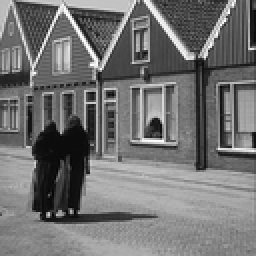
%> input picture Lab2/i235.png, 128 x 128 px, shrunk from 321 x 321 before the run, given in place of tree.png, which was not available (shown 2 times larger)
$ octave MainLab2.m   (GNU Octave 9; MATLAB toolbox functions it lacks are replaced by stand-ins)
%> lines starting %> are read from the running program, lines starting %| are printed output that depends on the picture; pictures that were not available may be replaced by others from this repository, and a replacement may not be noted
### Lab2/gaussianNoise.m
function [gaussian_img] = gaussianNoise (img,stdDeviation)%,nomeImg)
%Gaussian noise with standard deviation
    gaussian_img = double(img)+stdDeviation*randn(size(img));
end

### Lab2/saltPepperDistribution.m
function [sp_img] = saltPepperDistribution (img)
%Function that create some salt and pepper noise in the image

    [rr,cc]=size(img);
    maxv=max(max(img));
    indices=full(sprand(rr,cc,0.2)); %0.2 is the noise density

    mask1=indices>0 & indices<0.5;
    mask2=indices>=0.5;%matlab masking technique

    sp_img = img.*(~mask1);
    sp_img = img.*(~mask2)+maxv*mask2;

end

### Lab2/movingAvarage.m
function movingAvarage(gaussian_img,sp_img,dim,nomeImg,type)
   %function that reduce the noise with the moving avarage method
    A=mediaMAtrix(dim);

    out_ma1 = conv2(gaussian_img,A,'same'); % convolution between immage with gaussian noise and k matrix
    out_ma2=conv2(sp_img,A,'same');

    mvSubplot (A,dim,out_ma1,out_ma2,nomeImg,type);
end

### Lab2/lpGaussianFilter.m
function lpGaussianFilter (gaussian_img,sp_img,dim,nomeImg)
% function of filtering with low pass gaussian filter

    sigma = (dim/2)/3;
    LP = fspecial('gaussian',dim,sigma);
    % apply gauusian filter to immage1 with gaussian_noise
    out_gf = conv2(gaussian_img, LP, 'same');


    % apply gaussian filter to immage1 with sp_noise
    out_gf2 = conv2(sp_img, LP, 'same');

    lpSubplot(LP,dim,out_gf,out_gf2,nomeImg);

end

### Lab2/imgConvKernel.m
function imgConvKernel (gaussian_img,dim,nomeImg)
%function that performs image convolution operations using kernels B and C
    B = bCreation(dim);

    out1 = conv2(gaussian_img, B, 'same');
    figure;
    subplot(1,2,1);
    createGraph(out1,nomeImg, "no chenge slides 41 of"," ");
    %1 pixel left shift
    C = zeros(dim);
    C (4,dim) = 1;

    out2 = conv2(gaussian_img, C,'same');

    subplot(1,2,2);
    createGraph(out2,nomeImg, "right shift of "," ");
end

### Lab2/sharperedImg.m
function [sharpening_filter] = sharperedImg (dim, img1, img2)
%

    A = mediaMAtrix(dim);
    B = bCreation(dim);

    sharpening_filter = (2 * B) - A;
    figure;
    surf (sharpening_filter), colormap cool, title ("sharpening filter");
    % imagefilename = 'D:\Matlab\ComputerVision\ComputerVIsion\Immagini\suf3';
    %
    % print(imagefilename, '-dpng');

    sharpered_image1 = conv2(img1, sharpening_filter, 'same');

    sharpered_image2 = conv2(img2, sharpening_filter, 'same');

    figure;
    subplot(1,2,1);
    createGraph(sharpered_image1,"tree","sharpered ", " ");

    subplot(1,2,2);
    createGraph(sharpered_image2,"img i235","sharpered ","");


end

### Lab2/smoothedImage.m
function detail_img_1 = smoothedImage (dim,img,nomeImg)
    % filtering with moving average (3x3)

    sigma = (3/2)/3;
    LP = fspecial('gaussian',3,sigma);

    A = mediaMAtrix(dim);
    smooted_image = conv2(img, A, 'same');

    %%Problemi con il meno!! Funziona su live script e qui no
    detail_img = img - smooted_image;

    % filtering with LPF gaussian filter (3x3)
    smooted_image_1 = conv2(img, LP, 'same');
    detail_img_1 = img - smooted_image_1;


    figure;
    subplot(1,2,1);
    createGraph(detail_img,"","", " using moving average filter");

    subplot(1,2,2);
    createGraph(detail_img_1,"","","  using LPF gaussian" );
    sgtitle("Only details of "+nomeImg+" image");
end

### Lab2/sharpenedImg.m
function sharpenedImg (img,detail_img,nomeImg)
%

    sharpened_immage = img + 2*detail_img;

    figure;
    subplot(1,2,1);
    createGraph(img," ","Original image ","");
    subplot(1,2,2);
    createGraph(sharpened_immage," ","sharpened", "");
    sgtitle("Comparison between original and sharpened of "+nomeImg);
end

### Lab2/transforedMagnitude.m
function transforedMagnitude (img,nomeImg)
    img_fft = fft2(img);
    module_img = abs(img_fft);
    phi_img = angle(img_fft);


    figure;
    % subplot(2,2,1);
    createGraph((log(fftshift(module_img))),nomeImg,"fftshift(MOD)", " ");
    xlabel('wx'),ylabel('wy'),axis square;

    % [13 lines of commented-out code are left out]

end

### Lab2/magnitudeTranSharpening.m
function [zero_matrix] = magnitudeTranSharpening(dim,sharpening_filter)
    zero_matrix = zeros(dim, dim);

    % find the center of big matrix
    center_row = ceil(size(zero_matrix, 1) / 2);
    center_column = ceil(size(zero_matrix, 2) / 2);

    % calculate the starting_point, the row and the column
    start_row = center_row - 3;
    start_column = center_column - 3;

    zero_matrix(start_row:(start_row+6), start_column:(start_column+6)) = sharpening_filter;

end

### Lab2/ImageCreation.m
function ImageCreation(img,gaussian_img,sp_img,name)
   %Function that creates the subplot for all the images
    figure;
    subplot(2,3,1);
    createGraph(img,"", "Original "," ");
    subplot(2,3,4);
    createHist(img,"Original","");
    %I display the original images in grayscale
    subplot(2,3,2);
    createGraph(gaussian_img,"","gaussian noise","with 20 dev standard");
    subplot(2,3,5);
    createHist(gaussian_img,"Gaussian noise","");

    subplot(2,3,3);
    createGraph(sp_img,"","Salt & Pepper noise","with 20 distr density");
    subplot(2,3,6);
    createHist(sp_img,"Salt & Pepper","");
    sgtitle("Imge "+name+" with noise comparison");

end

### Lab2/createGraph.m
function createGraph (img,nomeImg,startadd, endadd)
    %function that creates graphs
    %figure;

    imagesc(img), colormap gray, title(startadd+" "+ nomeImg+ " image "+endadd);

    % %Only for saving all images and subplots
    %
    % persistent index;  % Definisci la variabile persistente
    %
    % if isempty(index)  % Inizializza la variabile alla prima chiamata
    %     index = 1;
    % end
    %
    % imagefilename = strcat('D:\Matlab\ComputerVision\ComputerVIsion\Immagini\Subplot\figura', num2str(index));
    %
    % print(imagefilename, '-dpng');
    % index = index + 1;

end

### Lab2/createHist.m
function createHist (img,type,nomeImg)
%function that creates the histogram
    %figure;

    imhist(uint8(img),256), title("histo of "+type+" "+nomeImg+" image");
    xlabel("gray scale");
    ylabel("number of pixels");

    %%Only for saving all hinstograms

    % [10 lines of commented-out code are left out]
end

### Lab2/bCreation.m
function [B] =bCreation (dim)
    B = zeros(dim);
    B(4,4) = 1;
end

### Lab2/lpSubplot.m
function lpSubplot(LP,dim,out_gf,out_gf2,nomeImg)

    figure;
    subplot(2,3,1);
    surf (LP), colormap cool, title ("gaussian filter ");
    % imagefilename = 'D:\Matlab\ComputerVision\ComputerVIsion\Immagini\figurasurf';
    %
    % print(imagefilename, '-dpng');

    subplot(2,3,4);
    createGraph(LP,nomeImg,"GaussianFilter with graph"," ");
    %I display the original images in grayscale
    subplot(2,3,2);
    createGraph(out_gf,nomeImg,"","gaussian-noise ");

    subplot(2,3,5);
    createHist(out_gf,"gausssian noise",nomeImg);

    subplot(2,3,3);
    createGraph(out_gf2,nomeImg,"",("S&Pnoise "));
    subplot(2,3,6);
    createHist(out_gf2,"S&P noise " ,nomeImg);

    sgtitle("Smoothing using LP Gaussian "+dim+"x"+dim+" pixel");
end

### Lab2/mediaMAtrix.m
function [A] = mediaMAtrix (dim)
    A=ones(dim)/(dim*dim);
end

### Lab2/mvSubplot.m
function mvSubplot (A,dim,out_ma1,out_ma2,nomeImg,type)
    figure;
    subplot(2,3,1);
    surf(A), colormap cool, title(dim+" support filter");
    % imagefilename = 'D:\Matlab\ComputerVision\ComputerVIsion\Immagini\suf2';
    %
    % print(imagefilename, '-dpng');
    subplot(2,3,4);
    createHist(A,"Moving Avarage","Filter ");
    %I display the original images in grayscale
    subplot(2,3,2);
    createGraph(out_ma1,"",""," gaussian noise");

    subplot(2,3,5);
    createHist(out_ma1," ","Histogram of gaussian noise ");

    subplot(2,3,3);
    createGraph(out_ma2," ",""," salt&pepper noise");
    subplot(2,3,6);
    createHist(out_ma2," ","Histogram of S&P noise");

    sgtitle("Smoothing with Moving Avarege of "+nomeImg+ " with "+type);
end

### Lab2/MainLab2.m
%% Main
treeimg = imread ("tree.png");
%> treeimg is the input picture: size 128x128 uint8; min 0, max 255, mean 114.8
imgi235 = imread ("i235.png");
treeimg =  double(treeimg);
%> treeimg: size 128x128 double
imgi235 = double(imgi235);

%% Question 1
%Gaussian Images density 20
[gaussian_tree] = gaussianNoise(treeimg,20);
[gaussian_i235] = gaussianNoise(imgi235,20);
%> call 2 of gaussianNoise, with stdDeviation = 20
%> in gaussianNoise (call 2), `gaussian_img = double(img)+stdDeviation*randn(size(img));`:
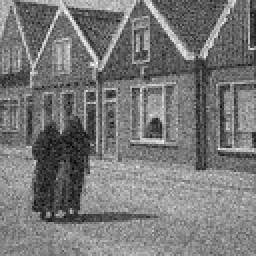
%> gaussian_img: size 128x128 double (shown 2 times larger); min -51.01, max 299.4, mean 114.8; drawn with min black and max white

%Salt & Pepper distribution density 20
[sp_tree] = saltPepperDistribution(treeimg);
%> in saltPepperDistribution, `maxv=max(max(img));`: maxv = 255
[sp_i235] = saltPepperDistribution(imgi235);

%Generating graphs
ImageCreation(treeimg,gaussian_tree,sp_tree,"tree");
ImageCreation(imgi235,gaussian_i235,sp_i235,"i2235");


%% Question 2
%Remove noise from immage using a moving average (3x3)
%3x3
movingAvarage(gaussian_tree,sp_tree,3,"tree","3x3");
movingAvarage(gaussian_i235,sp_i235,3,"i235","3x3");
%7x7
movingAvarage(gaussian_tree,sp_tree,7,"tree","7x7");
movingAvarage(gaussian_i235,sp_i235,7,"i235","7x7");

%Filtering with low pass gaussian filter
%dim 3x3


lpGaussianFilter (gaussian_tree,sp_tree,3,"tree");
lpGaussianFilter (gaussian_i235,sp_i235,3,"i235");

%dim 7x7
lpGaussianFilter (gaussian_tree,sp_tree,7,"tree");
lpGaussianFilter (gaussian_i235,sp_i235,7,"i235");


%% Question 3
%primo filtro slides 41
imgConvKernel(gaussian_tree,7,"tree");

%sharpening filter, slides 44
[sharpening_filter] = sharperedImg(7, treeimg, imgi235);
%> in sharperedImg, `title ("sharpening filter")`:
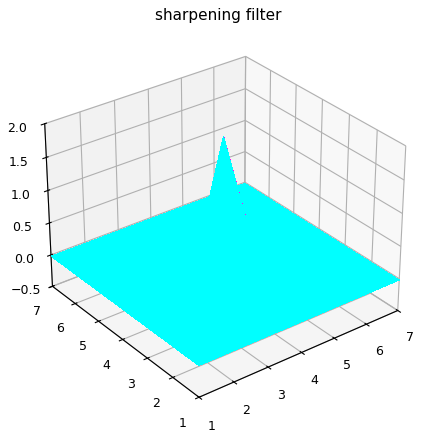
%> figure redrawn from the program's plot data
%> in sharperedImg, `sharpered_image1 = conv2(img1, sharpening_filter, 'same');`:
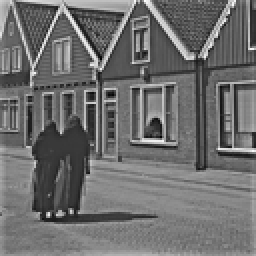
%> sharpered_image1: size 128x128 double (shown 2 times larger); min -103.4, max 406.6, mean 118.2; drawn with min black and max white
%> sharpening_filter = [-0.0204 -0.0204 -0.0204 -0.0204 -0.0204 -0.0204 -0.0204; -0.0204 -0.0204 -0.0204 -0.0204 -0.0204 -0.0204 -0.0204; -0.0204 -0.0204 -0.0204 -0.0204 -0.0204 -0.0204 -0.0204; -0.0204 -0.0204 -0.0204 1.98 -0.0204 -0.0204 -0.0204; -0.0204 -0.0204 -0.0204 -0.0204 -0.0204 -0.0204 -0.0204; -0.0204 -0.0204 -0.0204 -0.0204 -0.0204 -0.0204 -0.0204; -0.0204 -0.0204 -0.0204 -0.0204 -0.0204 -0.0204 -0.0204]

%slides 44, find only detail image1
[detailTree] = smoothedImage (7,treeimg,"tree");
%> in smoothedImage, `detail_img_1 = img - smooted_image_1;`:
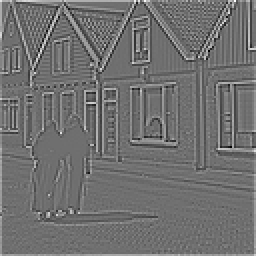
%> detail_img_1: size 128x128 double (shown 2 times larger); min -36.63, max 47.14, mean 0.4; drawn with min black and max white

%slides 44, find only detail image2
[detail235] = smoothedImage (7,imgi235,"img i235");

%slide 44, plot sharpened img1
sharpenedImg (treeimg,detailTree,"tree");
%sharpened image 2
sharpenedImg (imgi235,detail235, "imgi235");

%% Question 4

transforedMagnitude(treeimg,"tree");
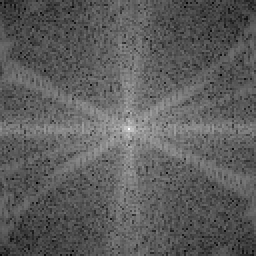
%> displayed picture: size 128x128x3, on the screen's scale of 0 to 255 (shown 2 times larger); min 0, max 255, mean 92.7
transforedMagnitude(imgi235,"i235");

%Displey the magnitude of the fft of the gaussian LPF
LP2 = fspecial('gaussian',101,5);
transforedMagnitude (LP2, "Gaussian LPfilter");
%%%figure,imagesc(log(fftshift(LP2_module))), colormap gray,xlabel('wx'),ylabel('wy'),axis square, title("fftshift(MOD) gaussian filter")


%display a sharpering_filter inside a 101x101 zeros matrix

% paste the sharpering filter matrix inside the big matrix
[zero_matrix] = magnitudeTranSharpening(101,sharpening_filter);
transforedMagnitude (zero_matrix," Sharpening filter ");
%> call 4 of transforedMagnitude, with nomeImg = ' Sharpening filter '
%> in transforedMagnitude (call 4), `module_img = abs(img_fft);`:
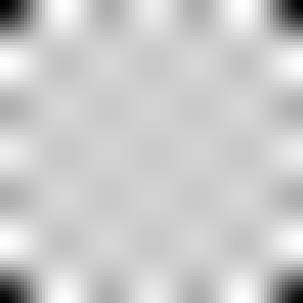
%> module_img: size 101x101 double (shown 3 times larger); min 1, max 2.23, mean 1.98; drawn with min black and max white
%> in transforedMagnitude (call 4), `phi_img = angle(img_fft);`:
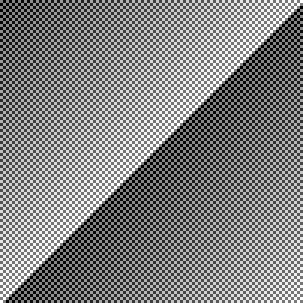
%> phi_img: size 101x101 double (shown 3 times larger); min -3.11, max 3.11, mean -1.39e-18; drawn with min black and max white
